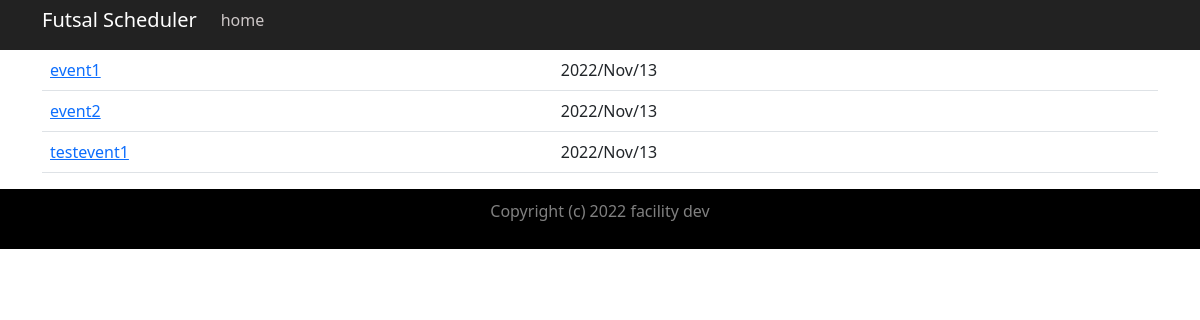
/scheduler/home, run on the app's committed database.
### scheduler/models.py (models this page shows, shortened)
class Event(models.Model):
    class EventStatus(models.TextChoices):
        CONFIRMED = 'CO', 'Confirmed'
        UNCONFIRMED = 'UC', 'Unconfirmed'
        CANCELLED = 'CA', 'Cancelled'
    event_name = models.CharField(max_length=200)
    event_date = models.DateField(default = datetime.datetime.today())
    event_start = models.TimeField(default = datetime.datetime.now())
    event_end = models.TimeField(default = datetime.datetime.now())
    event_created = models.DateTimeField(auto_now_add=True)
    event_updated = models.DateTimeField(auto_now=True)
    event_comment = models.TextField()
    event_status = models.CharField(max_length = 2, choices = EventStatus.choices)
    class Meta:
        ordering = ['event_date', 'event_start']

### scheduler/views.py (the view)
# urls.py: 2. Add a URL to urlpatterns:  path('', views.home, name='home')
def home(request):
    events = Event.objects.all()
    params = {'eventlist': events}
    return render(request, 'scheduler/home.html', params)

### scheduler/templates/scheduler/home.html
{% extends 'scheduler/base.html' %}
{% block content %}
<div class="container">
    <div class="table-responsive">
        <table class="table">
        {% for item in eventlist %}
            <tr>
                <td><a href="/scheduler/event/{{item.id}}">{{item.event_name}}</a></td>
                <td>{{ item.event_date|date:'Y/M/d' }}</td>
            </tr>
        {% endfor %}
        </table>
    </div>
</div>
{% endblock %}

### data on the page
Event: event_name "event1", event_date "2022/Nov/13"
Event: event_name "event2", event_date "2022/Nov/13"
Event: event_name "testevent1", event_date "2022/Nov/13"
